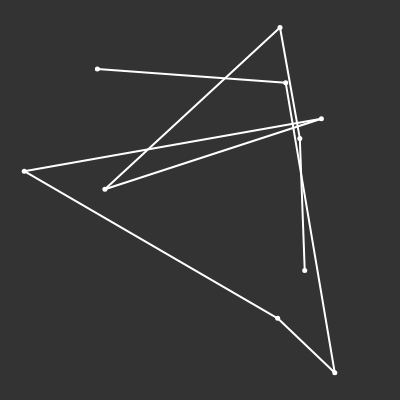
Frame 1 (no input)
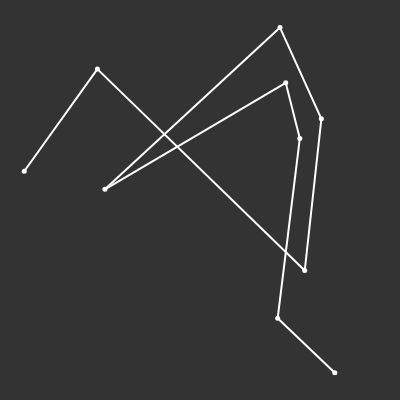
Frame 60 (no input)
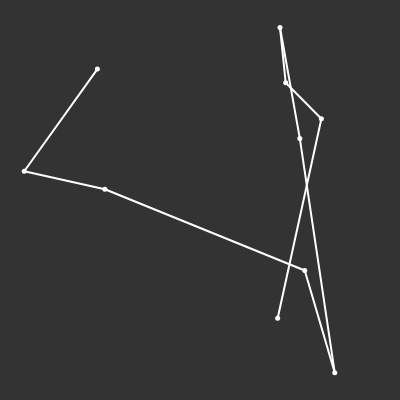
Frame 120 (the mouse pressed at the canvas centre since frame 60)

The p5.js sketch that drew these frames (run headless with seeded random() and noise() and a simulated clock; from frame 60 on, the mouse is pressed at the canvas centre):

// p5.js sketch
// ── sketch.js
let points = []
let best = []
let popsize = 10
function setup() {
    createCanvas(400,400)
    for (let i = 0; i < popsize; i++) points.push(createVector(random(width),random(height)))
    best = points.slice()
}

function draw() {
    background(51);

    let shuffled = shuffle(points)

    if ( lensq(shuffled) < lensq(best) ) best = shuffled.slice()

    for(let i = 0; i < best.length-1; i ++){
        p1 = best[i]
        p2 = best[i+1]
        stroke(255)
        strokeWeight(2)
        line(p1.x,p1.y,p2.x,p2.y)
    }
    for( let p of points){
        stroke(255)
        strokeWeight(5)
        point(p.x,p.y)
    }
}

function lensq(a){
    //expects vector array
    // returns sum of square distances
    let ans = 0
    for(let i = 0; i < a.length-1; i ++){
        p1 = a[i]
        p2 = a[i+1]
        ans += (p1.x - p2.x) * (p1.x - p2.x)
        ans += (p1.y - p2.y) * (p1.y - p2.y)
    }
    return ans
}

function shuffle(a){
    let copy = a.slice()
    let ans = []
    for(let i = a.length-1; i >= 0; i--){
        ans.push(copy.splice(floor(random(a.length)),1))
    }
    return ans
}
